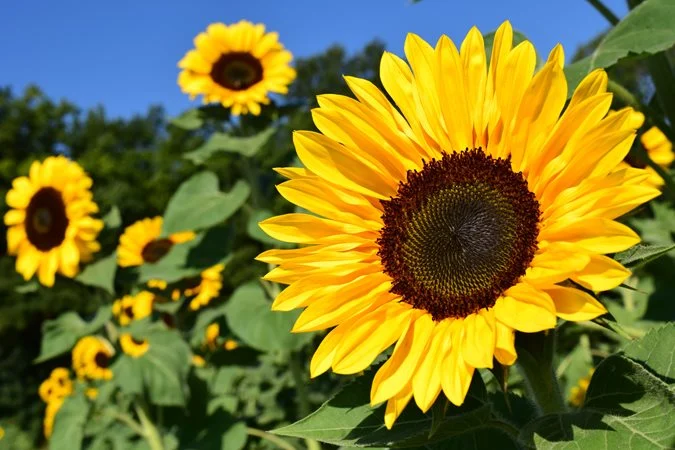
#> input picture CV PR/flower.png, 675 x 450 px, found by its file name
$ python 'pr1(2).py'
#> lines starting #> are read from the running program, lines starting #| are printed output that depends on the picture; after the words box and inside, x2 and y2 are one past the last pixel; in counts of white or black regions, pixels touching at a corner belong together
import cv2

image =cv2.imread("C:/Users/Admin/Desktop/CV PR/flower.png")
#> image is the input picture: shape (450, 675, 3); mean B, G, R 48.6, 120.5, 125.4
cv2.imshow("origanal image",image)
cv2.waitKey(0)

image_grey=cv2.cvtColor(image,cv2.COLOR_BGR2GRAY)
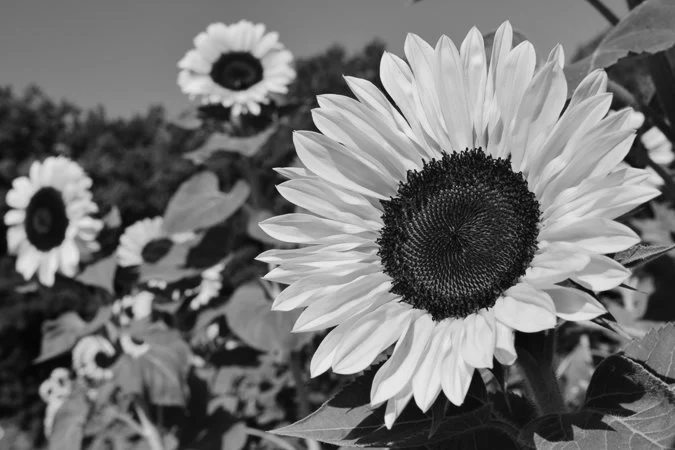
#> image_grey: shape (450, 675); min 3, max 238, mean 113.7
cv2.imshow("gray image",image_grey)
cv2.waitKey(0)

ret, thresh=cv2.threshold(image_grey, 150, 255,cv2.THRESH_BINARY)
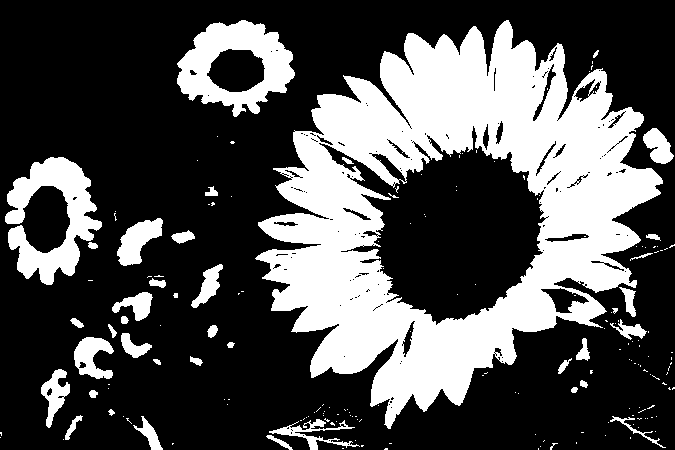
#> thresh: shape (450, 675); 31.3% white; 186 white regions (146 under 20 px)
cv2.imshow("Binary Image",thresh)
cv2.waitKey(0)

contours, heirarchy=cv2.findContours(thresh,cv2.RETR_TREE, cv2.CHAIN_APPROX_NONE)
#> contours = 389 contours, 318 with area under 20; largest, box (x1, y1, x2, y2) and area: (255, 20, 663, 429) 98709, (318, 125, 547, 326) 23522, (177, 20, 295, 117) 7502, (5, 157, 102, 285) 5461, (206, 48, 266, 93) 1938
image_copy=image.copy()

cv2.drawContours(image_copy, contours, -1, (0,0,255),2, cv2.LINE_AA)
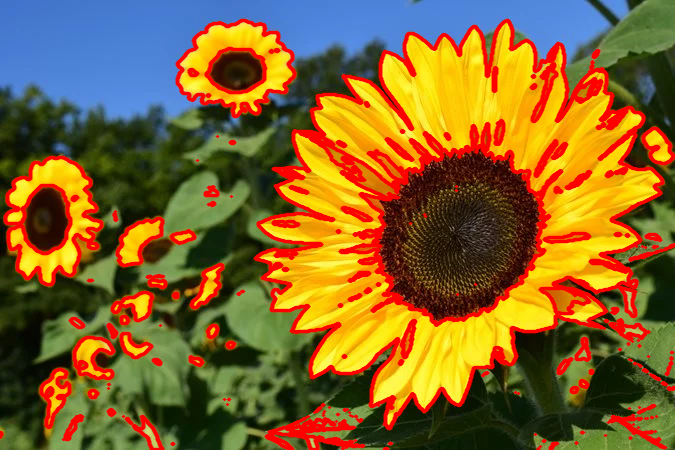
#> image_copy: shape (450, 675, 3); 16.93% of pixels changed, all inside (x1, y1, x2, y2) = (0, 18, 675, 450)
cv2.imshow("contour Image",image_copy)
cv2.waitKey(0)
